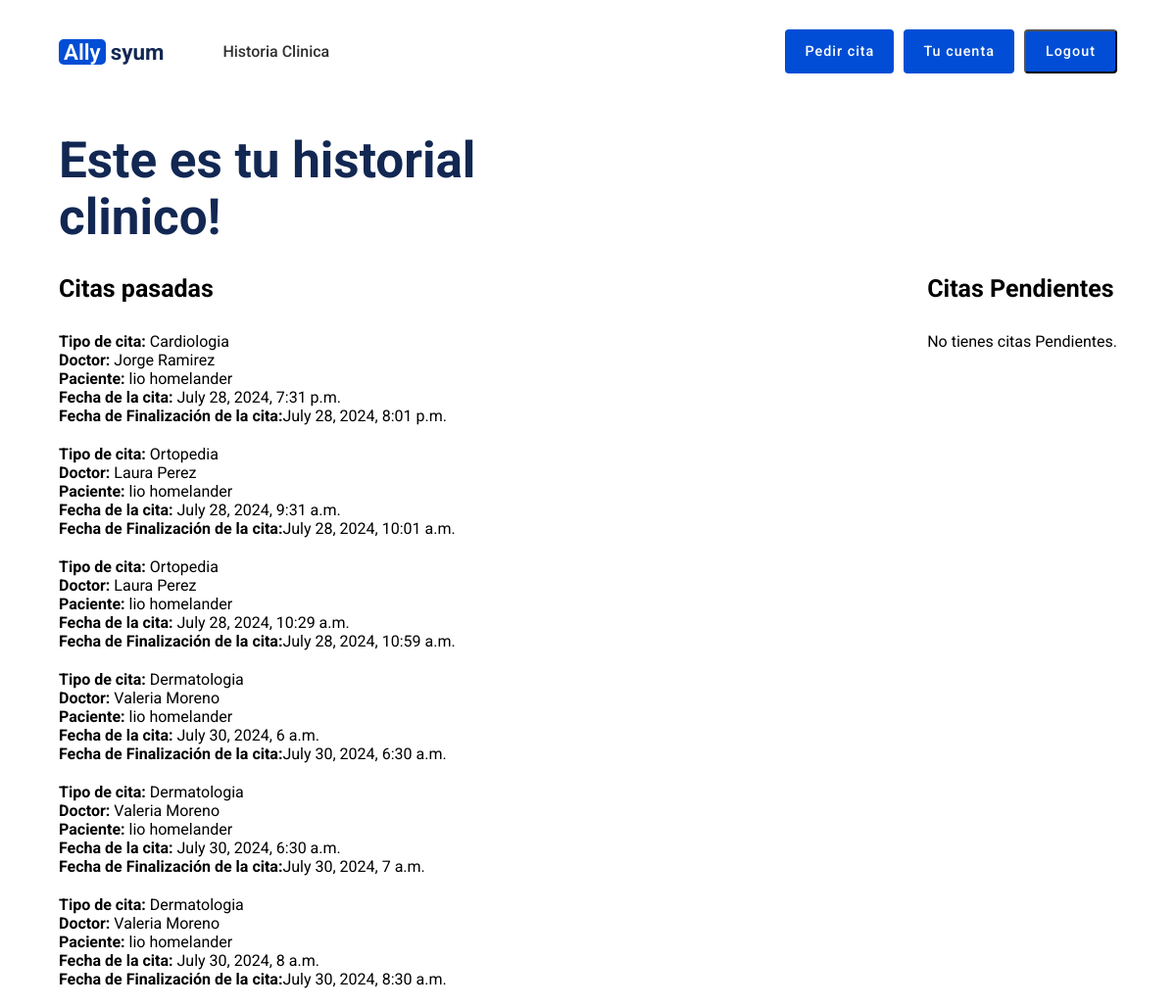
The app's page /appointments/clinicHistory/ (signed in) with its own data.
### appointments/models.py (models this page shows, shortened)
class Appointment(models.Model):
    doctorId = models.ForeignKey(Doctor, on_delete=models.CASCADE)
    userId = models.ForeignKey(CustomUser, on_delete=models.CASCADE)
    tipoCita = models.CharField(max_length=75)
    fechaInicio = models.DateTimeField()
    fechaFin = models.DateTimeField()

class Doctor(models.Model):
    nombre = models.CharField(max_length=40)
    apellidos = models.CharField(max_length=50)
    IPS = models.CharField(max_length=50)
    correo = models.EmailField(unique=True)
    cedula = models.CharField(max_length=20, unique=True)
    especialidad = models.CharField(max_length=50)

### users/models.py (models this page shows, shortened)
class CustomUser(AbstractBaseUser, PermissionsMixin):
    cedula = models.CharField(max_length=20, unique=True)
    nombre = models.CharField(max_length=30)
    apellidos = models.CharField(max_length=30)
    IPS = models.CharField(max_length=50)
    correo = models.EmailField(unique=True)
    tipoDeAfiliacion = models.CharField(max_length=10)  # Puede ser un campo de elección si tienes valores específicos
    is_active = models.BooleanField(default=True)
    is_staff = models.BooleanField(default=False)
    objects = CustomUserManager()
    USERNAME_FIELD = 'cedula'
    REQUIRED_FIELDS = ['nombre', 'apellidos', 'correo', 'tipoDeAfiliacion']

### appointments/views.py (the view)
# urls.py: path('clinicHistory/', views.clinicHistory,name='clinicHistory'),
@login_required(login_url='/users/login')
def clinicHistory(request):
    currentUserId = request.user.id
    pastAppointments = Appointment.objects.filter(userId=currentUserId, fechaFin__lt = datetime.now())
    pendingAppointments = Appointment.objects.filter(userId=currentUserId, fechaFin__gte = datetime.now())
    return render(request,'appointments/clinicHistory.html',{'past':pastAppointments, 'pending':pendingAppointments})

### appointments/templates/appointments/clinicHistory.html (shortened to what this page needs)
<!DOCTYPE html>
{% load static %}
<html lang="en">
<head>
    <link rel="stylesheet" href="{% static 'css/navbar.css' %}">
    <link rel="stylesheet" href="{% static 'css/appointments.css' %}">
    <link rel="stylesheet" href="{% static 'css/clinicHistory.css' %}">
</head>
<body>
    <section id="hero">
        <nav class="navigation">
            <a href="/appointments" class="logo"><span>Ally</span>syum</a>
            <ul class="menu">
                <li><a href="/appointments/clinicHistory">Historia Clinica</a></li>
            </ul>
            <div class="navbar-logout">
                {% if user.tipoDeAfiliacion != 'NA' %}
                <a href="/appointments/getAppointments" class="nav-appointment-btn">Pedir cita</a>
                {% endif %}                <a class="nav-appointment-btn account-button" href="/appointments/urAccount">Tu cuenta</a>
                <button class = "nav-appointment-btn" onclick="window.location.href='/users/logout'">Logout</button>
            </div>
        </nav>
        <div class="hero-content">
            <div class="hero-text">
                <h1>Este es tu historial clinico!</h1>
        </div>
    </section>
    <div class = "clinicHistoryDiv">
        <div class = "pastAppointments">
            <h1>Citas pasadas</h1>
            {% for a in past %}
            <div class="appointment-container">
                <p><strong>Tipo de cita:</strong> {{ a.tipoCita }}</p>
                <p><strong>Doctor:</strong> {{ a.doctorId.nombre }} {{ a.doctorId.apellidos }}</p>
                <p><strong>Paciente:</strong> {{ a.userId.nombre }} {{ a.userId.apellidos }}</p>
                <p><strong>Fecha de la cita:</strong> {{ a.fechaInicio }}</p>
                <p><strong>Fecha de Finalización de la cita:</strong>{{a.fechaFin }}</p>
            </div>
            {% empty %}
                <p>No tienes citas pasadas.</p>
            {% endfor %}
        </div>
        <div class = "futureAppointments">
            <h1>Citas Pendientes</h1>
            {% for ap in pending %}
            <div class="pending-container">
                <div class="detail-container">
                    <p><strong>Tipo de cita:</strong> {{ ap.tipoCita }}</p>
                    <p><strong>Doctor:</strong> {{ ap.doctorId.nombre }} {{ ap.doctorId.apellidos }}</p>
                    <p><strong>Paciente:</strong> {{ ap.userId.nombre }} {{ ap.userId.apellidos }}</p>
                    <p><strong>Fecha de la cita:</strong> {{ ap.fechaInicio }}</p>
                </div>
                <div class ="delete-container">
                    <form action="{% url 'appointments:deleteAppointment' ap.id %}" method="POST">
                        {% csrf_token %}
                        <button class="cancel">Cancelar cita</button>
                    </form>
                </div>
            </div>
            {% empty %}
                <p>No tienes citas Pendientes.</p>
            {% endfor %}
        </div>
    </div>
</body>
</html>

### static/css/navbar.css (style rules this page uses)
* { margin: 0px; padding: 0px; font-family: "Roboto", Helvetica, sans-serif; box-sizing: border-box; scroll-behavior: smooth; }
a { text-decoration: none; }
ul { list-style: none; }
.navigation { display: flex; justify-content: space-between; align-items: center; max-width: 1200px; width: 90%; margin: 0px auto; padding: 30px 0px; }
.navbar-logout { display: flex; flex-direction: row; }
.logo { color:#122853; font-weight: 700; font-size: 1.4rem; }
.logo span { background-color: #014dd5; color: #ffffff; padding: 0px 5px; border-radius: 5px; font-weight: 600; margin-right: 5px; }
.menu { display: flex; justify-content: center; align-items: center; margin-right: auto; margin-left: 40px; }
.menu li a { margin: 0px 20px; color: #303030; font-weight: 500; transition: all ease 0.3s; }
.nav-appointment-btn { cursor: pointer; height: 45px; padding: 0px 20px; margin-left: 10px; border-radius:4px; background-color: #014dd5; color: #ffffff; display: flex; justify-content: center; align-items: center; font-weight: 500; letter-spacing: 1px; font-size: 0.9rem; }
.hero-content { max-width: 1200px; width: 90%; margin: 0px auto; display: grid; grid-template-columns: 1fr 1fr; align-items: flex-start; margin-top: auto; }
.hero-text { display: flex; flex-direction: column; margin-top: 30px; }
.hero-text h1 { font-size: 3.2rem; color: #122853; line-height: 3.6rem; }

### static/css/clinicHistory.css (style rules this page uses)
.clinicHistoryDiv { display: flex; flex-direction: row; justify-content: space-between; max-width: 1200px; width: 90%; margin: 0px auto; margin-top: 30px; }
.pastAppointments h1 { font-size: 25px; color: black; margin-bottom: 30px; }
.futureAppointments h1 { font-size: 25px; color: black; margin-bottom: 30px; }
.appointment-container { margin-bottom: 20px; }

### records on screen
Appointment: tipoCita "Cardiologia", doctorId.nombre "Jorge", doctorId.apellidos "Ramirez", userId.nombre "lio", userId.apellidos "homelander", fechaInicio "July 28, 2024, 7:31 p.m.", fechaFin "July 28, 2024, 8:01 p.m."
Appointment: tipoCita "Ortopedia", doctorId.nombre "Laura", doctorId.apellidos "Perez", userId.nombre "lio", userId.apellidos "homelander", fechaInicio "July 28, 2024, 9:31 a.m.", fechaFin "July 28, 2024, 10:01 a.m."
Appointment: tipoCita "Ortopedia", doctorId.nombre "Laura", doctorId.apellidos "Perez", userId.nombre "lio", userId.apellidos "homelander", fechaInicio "July 28, 2024, 10:29 a.m.", fechaFin "July 28, 2024, 10:59 a.m."
Appointment: tipoCita "Dermatologia", doctorId.nombre "Valeria", doctorId.apellidos "Moreno", userId.nombre "lio", userId.apellidos "homelander", fechaInicio "July 30, 2024, 6 a.m.", fechaFin "July 30, 2024, 6:30 a.m."
Appointment: tipoCita "Dermatologia", doctorId.nombre "Valeria", doctorId.apellidos "Moreno", userId.nombre "lio", userId.apellidos "homelander", fechaInicio "July 30, 2024, 6:30 a.m.", fechaFin "July 30, 2024, 7 a.m."
Appointment: tipoCita "Dermatologia", doctorId.nombre "Valeria", doctorId.apellidos "Moreno", userId.nombre "lio", userId.apellidos "homelander", fechaInicio "July 30, 2024, 8 a.m.", fechaFin "July 30, 2024, 8:30 a.m."
